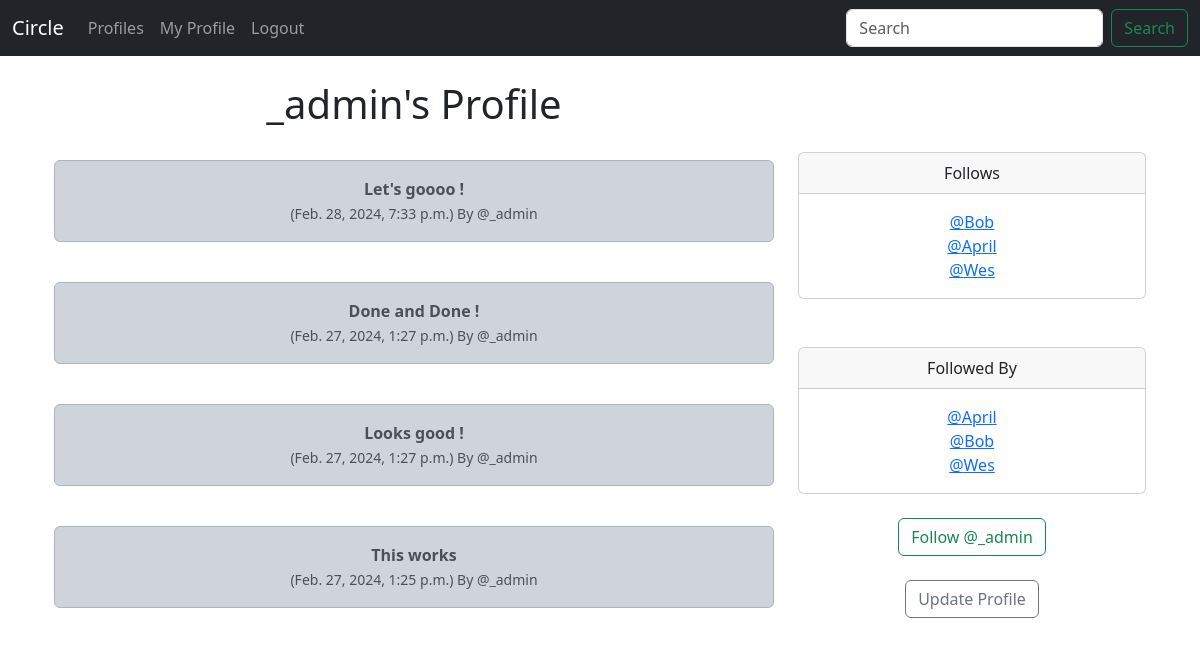
/profile/1 (signed in), run on an earlier commit of the app's database.
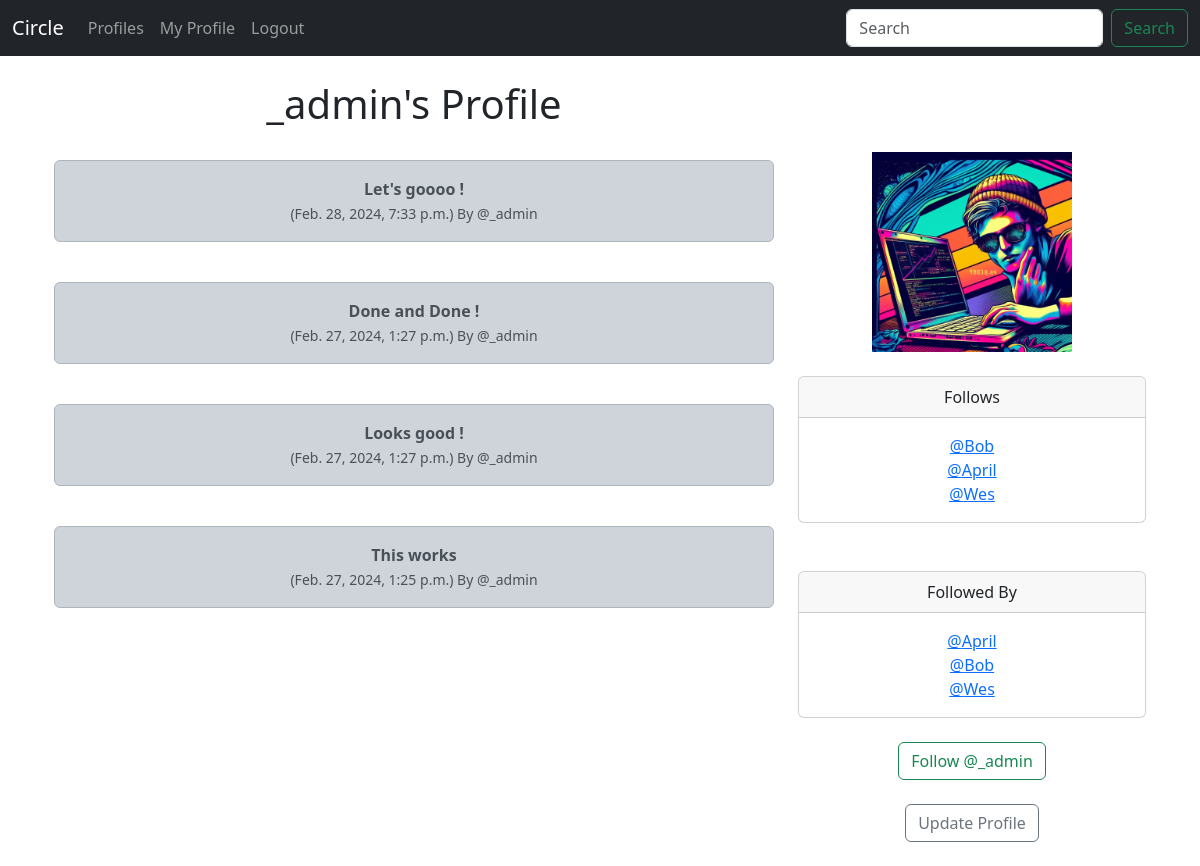
And on a later commit of the database.
### circle/models.py (models this page shows)
class Profile(models.Model):
    user = models.OneToOneField( User, on_delete=models.CASCADE)
    follows = models.ManyToManyField("self",
        related_name="followed_by",
        symmetrical=False,
        blank=True)
    date_modified = models.DateTimeField(User, auto_now=True)
    profile_image = models.ImageField(null=True,blank=True, upload_to="images/")
    def __str__(self):
        return self.user.username

### circle/views.py (the view, shortened to what this page needs)
# urls.py: path('profile/<int:pk>', views.profile, name='profile' ),
def profile(request,pk):
    if request.user.is_authenticated:
        profile = Profile.objects.get(user_id=pk)
        noises = Noise.objects.filter(user_id=pk).order_by("-created_at")
        return render(request, "profile.html", {"profile":profile, "noises":noises})
    else:
        messages.success(request, ("You must be logged in to View Page..."))
        return redirect('home')

### circle/templates/profile.html (shortened to what this page needs)
{% extends 'base.html' %}
{% block content %}
{% if profile %}
<div class="container text-center">
    <div class="row">
        <div class="col-8">
            <h1>{{ profile.user.username }}'s Profile</h1>
            <br/>
          {% if noises %}
            {% for noise in noises %}
              <div class="alert alert-dark" role="alert">
                <strong>{{ noise.body }}</strong><br/>
                <small class="text-muted">
                  ({{ noise.created_at}}) By @{{ noise.user.username}}
                </small>
              </div>
              <br/>
           {% endfor %}
          {% endif %}
              </div>
<div class="col-4">
  <br/><br/><br/>
  {% if profile.profile_image %}
    <img src="{{ profile.profile_image.url }}" class="img-fluid" alt="Profile Image" style="width: 200px; height: 200px; ">
<br/><br/>
  {% endif %}
    <div class="card">
        <div class="card-header">
         Follows
        </div>
        <div class="card-body">
          <p class="card-text">
            {% for following in profile.follows.all %}
              <a href="{% url 'profile' following.user.id %}">@{{ following }}</a><br/>
            {% endfor %}
          </p>
        </div>
      </div>
   <br/><br/>
   <div class="card">
    <div class="card-header">
       Followed By
    </div>
    <div class="card-body">
      <p class="card-text">
        {%  for following  in profile.followed_by.all %}
        <a href="{% url 'profile' following.user.id %}">@{{ following }}</a><br/>
        {% endfor %}
      </p>
    </div>
  </div><br/>
  <form method=POST>
    {% if profile in user.profile.follows.all %}
      <button class="btn btn-outline-danger" name="follow" value="unfollow" type="submit">
        Unfollow @{{ profile.user.username |lower }}
      </button>
    {% else %}
    <button class="btn btn-outline-success" name="follow" value="follow" type="submit">
      Follow @{{ profile.user.username | lower }}
    </button><br/><br/>
{% if request.user.id == profile.user.id %}
<a href="{% url 'update_user' %}" class="btn btn-outline-secondary">Update Profile</a>
{% endif %}
</div>
</div><br/>
</div>
{% endif %}
{% endif %}
{% endblock %}

What changed in the data, as far as the page shows it:
changed Profile "_admin": profile_image: picture added
